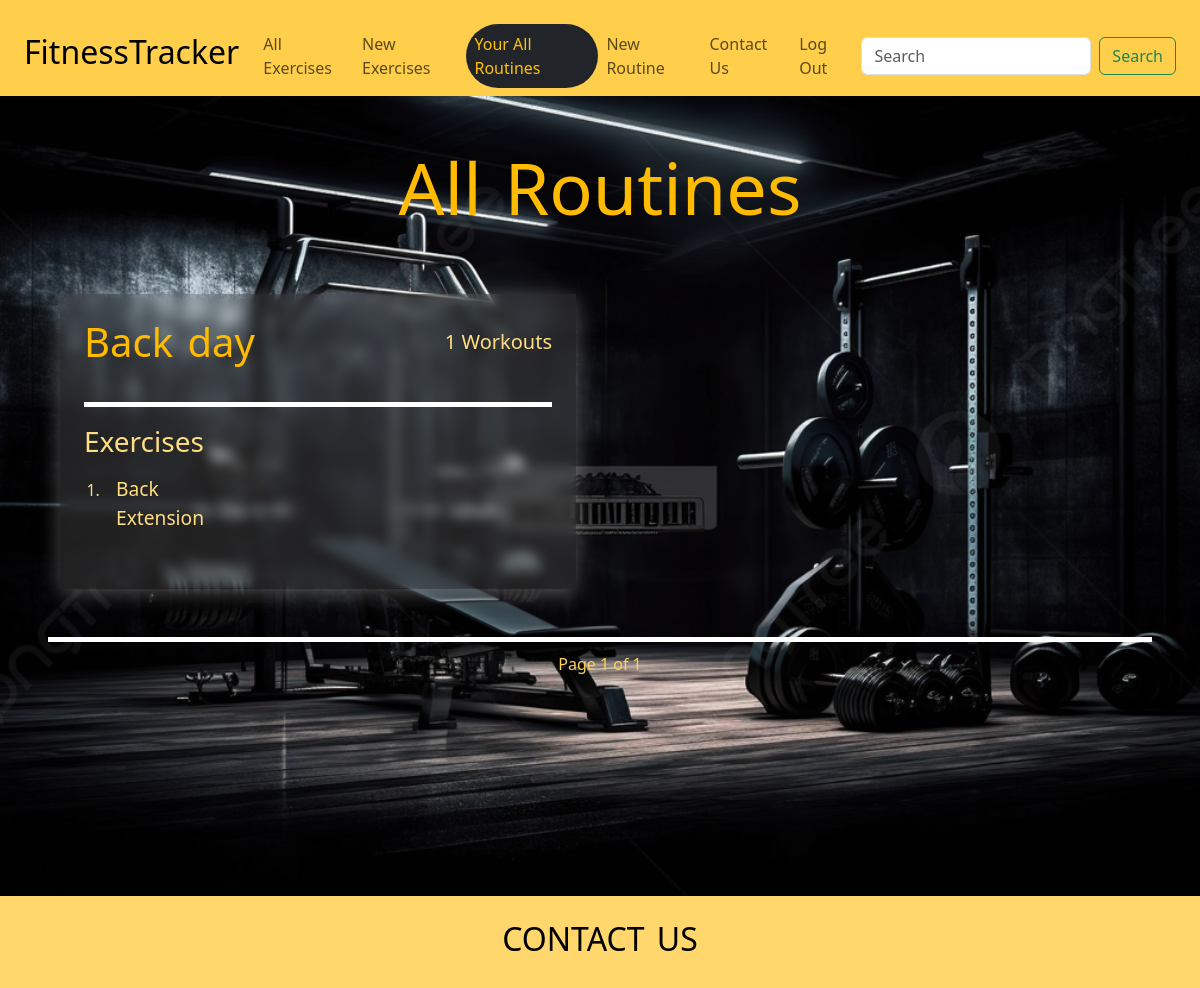
The app's page /routines/all/ (signed in) with its own data.
### routines/models.py (models this page shows, shortened)
class Routine(models.Model):
    name = models.CharField(max_length=256)
    user = models.ForeignKey(User, on_delete=models.CASCADE)
    all_weights = models.PositiveBigIntegerField(default=0, blank=True)
    is_public = models.BooleanField(default=True)

### workouts/models.py (models this page shows, shortened)
class Workout(models.Model):
    routine = models.ForeignKey(Routine, on_delete=models.CASCADE)
    exercise = models.ForeignKey(Exercise, on_delete=models.CASCADE)
    note = models.TextField(blank=True)
    restTime = models.PositiveIntegerField(blank=True)
    created_at = models.DateTimeField(auto_now_add=True)

### exercises/models.py (models this page shows, shortened)
class Exercise(models.Model):
    class WorkoutCategory(models.TextChoices):
        HOME_WORKOUT = 'home', 'Home Workout'
        CLUB_WORKOUT = 'club', 'Club Workout'
        BOTH_WORKOUTS = 'both', 'Home and Club Workouts'
    class EquipmentCategory(models.TextChoices):
        NO_EQUIPMENT = 'none', 'No Machine'
        MACHINE = 'machine', 'Machine'
    class ExerciseCategory(models.TextChoices):
        STRENGTH = 'strength', 'Strength'
        CARDIO = 'cardio', 'Cardio'
        FLEXIBILITY = 'flexibility', 'Flexibility'
    name = models.CharField(max_length=256)
    description = models.TextField(blank=True)
    image = models.ImageField(upload_to="media/images/exercises/")
    video_link = models.URLField(blank=True)
    video = models.FileField(upload_to="media/videos/", blank=True)
    workout_category = models.CharField(
        max_length=30,
        choices=WorkoutCategory.choices
    )
    equipment_category = models.CharField(
        max_length=30,
        choices=EquipmentCategory.choices
    )
    exercise_category = models.CharField(
        max_length=30,
        choices=ExerciseCategory.choices
    )

### routines/views.py (the view)
# urls.py: path("all/", views.all_routines_view, name="all_routines_view"),
def all_routines_view(request:HttpRequest):
    if not request.user.is_authenticated:
        return redirect("main:home_view")
    routines = Routine.objects.filter(user=request.user)
    page_number = request.GET.get("page", 1)
    paginator = Paginator(routines, 4)
    routines_page = paginator.get_page(page_number)
    return render(request, "routines/all_routines.html", {
                                                            'routines': routines_page,
                                                        })

### routines/templates/routines/all_routines.html (shortened to what this page needs)
{% extends 'main/base.html' %}
{% block content %}
{% load static %}
<div class="d-flex flex-column justify-content-center align-items-center">
    <div class="d-flex flex-column align-items-center">
        <h1>
            All {{request.user.first_name}} Routines
         </h1>
    </div>
    {% include 'routines/routines_list.html' %}
</div>
<div class="line mt-5"></div>
<div class="pagination d-flex justify-content-center align-items-center gap-4">
    <div class="">
        Page {{ routines.number }} of {{ routines.paginator.num_pages }}
    </div>
</div>
{% endblock %}

### routines/templates/routines/routines_list.html
<div class="container">
    <div class="row mt-2 row-cols-1 row-cols-sm-1 row-cols-lg-2 g-5">
        {% for routine in routines %}
            <div class="col">
                <div class="d-flex flex-column justify-content-start align-items-start h-100 p-4 gap-2 routine_card">
                    <div class="d-flex justify-content-between align-items-center w-100">
                        <a href="{% url 'routines:routine_detail_view' routine.id %}">
                            <h2>{{routine.name}} </h2>
                        </a>
                        <h5>{{routine.workout_set.all.count}} Workouts</h5>
                    </div>
                    <div class="line"></div>
                    <h3 class="">Exercises</h3>
                    <ol class="row row-cols-1 row-cols-sm-2 row-cols-md-3 justify-content-between w-100">
                        {% for workout in routine.workout_set.all %}
                            <li class="col-12">
                                <p>{{workout.exercise.name}}</p>
                            </li>
                        {% endfor %}
                    </ol>
                </div>
            </div>
        {% endfor %}
    </div>
  </div>

### main/static/css/style.css (style rules this page uses)
body { background-color: #ffce47cb; }
a { text-decoration: none; }
h1 { font-size: 4.5rem; color: #ffbb00; }
h1, h2 { word-spacing: 4px; }
main a { color: #fcd15c; }
.routine_card { background-color: rgba(102, 102, 102, 0.3); backdrop-filter: blur(6px); box-shadow: 0 4px 20px rgba(255, 255, 255, 0.3); transition: transform 0.3s ease, box-shadow 0.3s ease-in-out, border 0.3s ease-in-out, backdrop-filter 0.3s ease-in-out, background-color 0.3 ease-in-out; }
.line { width: 100%; height: 5px; background-color: #ffffff; margin: 20px 0; margin-bottom: 10px; }
.routine_card h2 { font-size: 2.5rem; color: #ffbb00; transition: transform 0.3s ease-in-out; }
.routine_card p { font-size: 1.2rem; }
.routine_card { color: #ffde82; }

### records on screen
Routine: name "Back day", workout_set.all.count "1"
Workout: exercise.name "Back Extension"

### other values on screen
{{ routines.number }} "1"
{{ routines.paginator.num_pages }} "1"
